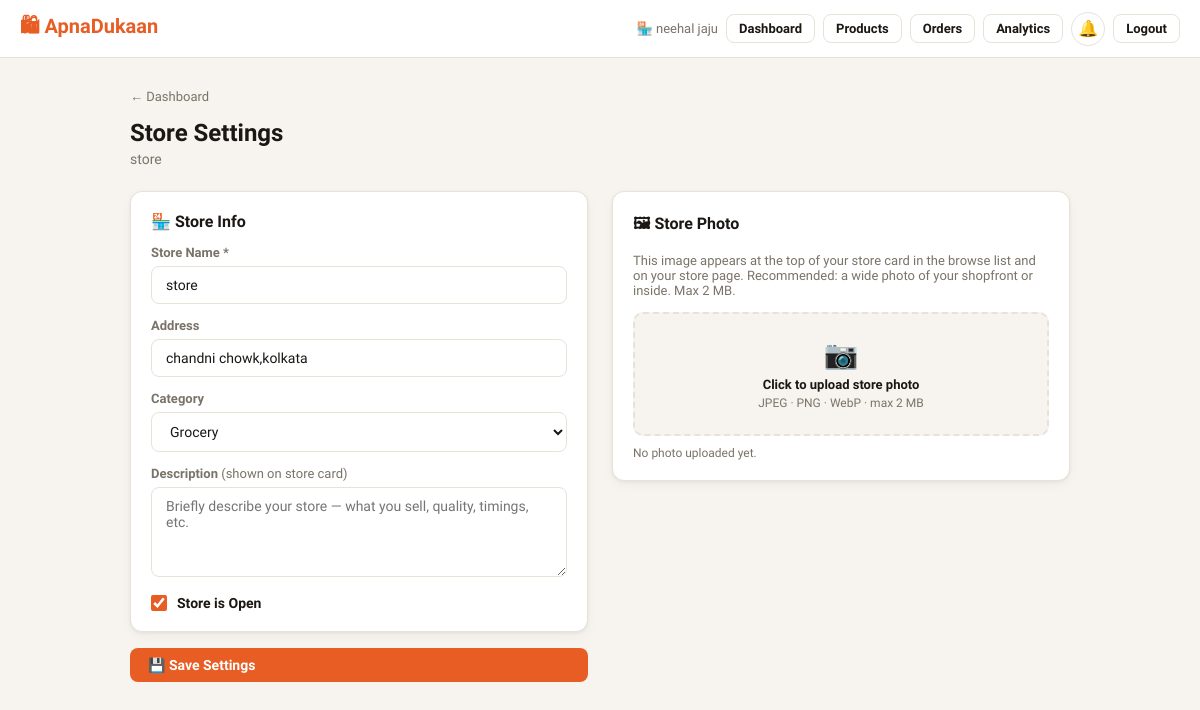
Screenshot of /owner/store/settings (signed in) with the database file from the repository.
### tables this page shows
CREATE TABLE stores(store_id TEXT PRIMARY KEY,owner_id TEXT NOT NULL,
  name TEXT NOT NULL,owner_name TEXT NOT NULL,address TEXT NOT NULL DEFAULT'',
  category TEXT NOT NULL DEFAULT'General',qr_code TEXT NOT NULL,
  points INTEGER NOT NULL DEFAULT 0,is_open INTEGER NOT NULL DEFAULT 1,
  is_approved INTEGER NOT NULL DEFAULT 1,
  description TEXT NOT NULL DEFAULT'',
  image_b64 TEXT,image_mime TEXT NOT NULL DEFAULT'image/jpeg',
  created_at TEXT NOT NULL DEFAULT(datetime('now')), latitude REAL, longitude REAL,
  FOREIGN KEY(owner_id) REFERENCES owners(owner_id));

### app.py (the view, shortened to what this page needs)
    @app.route("/owner/store/settings",methods=["GET","POST"])
    @owner_required
    def owner_store_settings():
        sid=session["store_id"]; conn=get_db()
        store=conn.execute("SELECT * FROM stores WHERE store_id=?",(sid,)).fetchone()
        return render_template("owner_store_settings.html",store=store,categories=STORE_CATEGORIES)

### app.py (called while the page is built)
def _register_db_hooks(app):
    @app.teardown_appcontext
    def close_db(exc=None):
        db = g.pop("db", None)
        if db: db.close()

def get_db():
    if "db" not in g:
        from flask import current_app
        g.db = sqlite3.connect(current_app.config["DB_PATH"], timeout=30, check_same_thread=False)
        g.db.row_factory = sqlite3.Row
        for pragma in ("PRAGMA journal_mode=WAL","PRAGMA busy_timeout=30000",
                       "PRAGMA synchronous=NORMAL","PRAGMA foreign_keys=ON"):
            g.db.execute(pragma)
    return g.db

def get_unread_count(recipient_type, recipient_id):
    try:
        r = get_db().execute(
            "SELECT COUNT(*) FROM notifications WHERE recipient_type=? AND recipient_id=? AND is_read=0",
            (recipient_type, recipient_id)).fetchone()
        return r[0] if r else 0
    except Exception:
        return 0

def owner_required(f):
    @wraps(f)
    def d(*a,**kw):
        if not session.get("owner_id"):
            flash("Please log in to access your store dashboard.","error")
            return redirect(url_for("owner_login"))
        return f(*a,**kw)
    return d

def _register_security_headers(app):
    @app.after_request
    def add_headers(response):
        h = response.headers
        h["X-Content-Type-Options"]="nosniff"; h["X-Frame-Options"]="SAMEORIGIN"
        h["X-XSS-Protection"]="1; mode=block"; h["Referrer-Policy"]="strict-origin-when-cross-origin"
        h["Permissions-Policy"]="geolocation=(),microphone=(),camera=()"
        if app.config.get("SESSION_COOKIE_SECURE"):
            h["Strict-Transport-Security"]="max-age=31536000; includeSubDomains"
        if request.path.startswith(("/owner/","/my-","/control-panel/")):
            h["Cache-Control"]="no-store,no-cache,must-revalidate,private"
        return response

### templates/owner_store_settings.html (shortened to what this page needs)
{% extends "base.html" %}
{% block content %}
<div style="margin-bottom:14px;"><a href="/owner/dashboard" style="font-size:13px;color:var(--muted);">← Dashboard</a></div>
<h1 class="page-title">Store Settings</h1>
<p class="page-subtitle">{{ store.name }}</p>
<form method="POST" action="/owner/store/settings" enctype="multipart/form-data">
  <div class="grid2" style="gap:24px;align-items:start;">
    <div>
      <div class="card" style="margin-bottom:16px;">
        <div style="font-weight:700;margin-bottom:14px;">🏪 Store Info</div>
        <div class="form-group">
          <label class="form-label">Store Name *</label>
          <input class="form-input" name="name" value="{{ store.name }}" required>
        </div>
        <div class="form-group">
          <label class="form-label">Address</label>
          <input class="form-input" name="address" value="{{ store.address }}">
        </div>
        <div class="form-group">
          <label class="form-label">Category</label>
          <select class="form-select" name="category">
            {% for c in categories %}
            <option value="{{ c }}" {% if store.category == c %}selected{% endif %}>{{ c }}</option>
            {% endfor %}
          </select>
        </div>
        <div class="form-group">
          <label class="form-label">Description <span style="font-weight:400;color:var(--muted);">(shown on store card)</span></label>
          <textarea class="form-textarea" name="description" style="min-height:90px;"
                    placeholder="Briefly describe your store — what you sell, quality, timings, etc.">{{ store.description or '' }}</textarea>
        </div>
        <div class="form-group" style="margin-bottom:0;">
          <label style="display:flex;align-items:center;gap:10px;cursor:pointer;">
            <input type="checkbox" name="is_open" {% if store.is_open %}checked{% endif %}
                   style="width:16px;height:16px;accent-color:var(--orange);">
            <span style="font-size:14px;font-weight:600;">Store is Open</span>
          </label>
        </div>
      </div>
      <button class="btn btn-primary" type="submit" style="width:100%;">💾 Save Settings</button>
    </div>
    <div>
      <div class="card">
        <div style="font-weight:700;margin-bottom:14px;">🖼 Store Photo</div>
        <p style="font-size:13px;color:var(--muted);margin-bottom:14px;">
          This image appears at the top of your store card in the browse list and on your store page.
          Recommended: a wide photo of your shopfront or inside. Max 2 MB.
        </p>
        <div class="img-drop" onclick="document.getElementById('store-img-inp').click()">
          <div style="font-size:28px;margin-bottom:6px;">📷</div>
          <div style="font-size:13px;font-weight:600;">Click to upload store photo</div>
          <div style="font-size:12px;color:var(--muted);margin-top:4px;">JPEG · PNG · WebP · max 2 MB</div>
        </div>
        {% if store.image_b64 %}
        <img
             id="store-img-preview"
             style="width:100%;border-radius:10px;object-fit:cover;max-height:200px;margin-top:12px;"
             alt="Store photo">
        <div style="font-size:12px;color:var(--muted);margin-top:6px;">Current photo — upload a new one to replace it.</div>
        {% else %}
        <div style="font-size:12px;color:var(--muted);margin-top:10px;">No photo uploaded yet.</div>
        {% endif %}
      </div>
    </div>
  </div>
</form>
{% endblock %}

### templates/base.html (shortened to what this page needs)
<!DOCTYPE html>
<html lang="en">
<head>
</head>
<body>
<nav class="nav">
  <a href="/" class="nav-brand">🛍 ApnaDukaan</a>
  <div class="nav-actions">
    <div id="nav-menu" class="nav-menu">
      {% if session.customer_name %}
      <span class="nav-user">👤 {{ session.customer_name }}</span>
      <form action="/search_product" method="GET" class="nav-search">
        <input
          type="text"
          name="q"
          placeholder="Search products..."
          class="nav-search-input"
        >
      </form>
      <a href="/my-orders" class="btn btn-outline btn-sm">🛒 My Orders</a>
      <a href="/my-points" class="btn btn-outline btn-sm">⭐ Points</a>
      <a href="/scan" class="btn btn-outline btn-sm">📷 Scan</a>
      {% if cart_count > 0 %}
        <span class="points-pill">🛒 {{ cart_count }} · ₹{{ cart_total }}</span>
      {% endif %}
      <a href="/notifications" class="notif-bell nav-item nav-highlight" title="Notifications">
        🔔<span>Notifications</span>{% if notif_count > 0 %}<span class="notif-dot">{{ notif_count if notif_count < 100 else '99+' }}</span>{% endif %}
      </a>
      <a href="/customer/logout" class="btn btn-outline btn-sm">Logout</a>
    {% elif session.owner_id %}
      <span class="nav-user">🏪 {{ owner_name }}</span>
      <a href="/owner/dashboard" class="btn btn-outline btn-sm">Dashboard</a>
      <a href="/owner/products" class="btn btn-outline btn-sm">Products</a>
      <a href="/owner/orders" class="btn btn-outline btn-sm">Orders</a>
      <a href="/owner/analytics" class="btn btn-outline btn-sm">Analytics</a>
      <a href="/owner/notifications" class="notif-bell" title="Notifications">
        🔔{% if notif_count > 0 %}<span class="notif-dot">{{ notif_count if notif_count < 100 else '99+' }}</span>{% endif %}
      </a>
      <a href="/owner/logout" class="btn btn-outline btn-sm">Logout</a>
    {% endif %}
    </div>
    </div>
</nav>
<div class="container">
  {% block content %}{% endblock %}
</div>
</body>
</html>

### templates/base.html (style rules this page uses)
:root { --bg:#F7F4EF;--card:#fff;--border:#E8E2D8;--text:#1A1714;--muted:#7A7368; --orange:#E85D24;--ol:#FEF0E9;--green:#1D9E75;--gl:#EAF7F1;--blue:#185FA5;--bl:#EBF3FC; --red:#D42B2B;--rl:#FEF0F0;--yellow:#CA8A04;--yl:#FEFCE8;--r:12px; --sh:0 1px 3px rgba(0,0,0,.06),0 4px 12px rgba(0,0,0,.04); }
* { box-sizing:border-box;margin:0;padding:0; }
body { font-family:'Plus Jakarta Sans',sans-serif;background:var(--bg);color:var(--text);min-height:100vh; }
a { color:inherit;text-decoration:none; }
.nav { background:var(--card);border-bottom:1px solid var(--border);padding:0 20px; display:flex;align-items:center;justify-content:space-between;height:58px;position:sticky;top:0;z-index:100; }
.nav-brand { font-size:20px;font-weight:700;color:var(--orange); }
.nav-actions { display:flex;align-items:center;gap:8px;flex-wrap:wrap; }
.nav-user { font-size:13px;color:var(--muted); }
.container { max-width:980px;margin:0 auto;padding:28px 20px; }
.page-title { font-size:24px;font-weight:700;margin-bottom:4px; }
.page-subtitle { font-size:14px;color:var(--muted);margin-bottom:24px; }
.card { background:var(--card);border:1px solid var(--border);border-radius:var(--r);padding:20px;box-shadow:var(--sh); }
.btn { display:inline-flex;align-items:center;gap:6px;padding:9px 18px;border-radius:8px; font-size:14px;font-weight:600;cursor:pointer;border:none;transition:all .15s;font-family:inherit; }
.btn-primary { background:var(--orange);color:#fff; }
.btn-outline { background:transparent;border:1.5px solid var(--border);color:var(--text); }
.btn-sm { padding:6px 12px;font-size:13px; }
.grid2 { display:grid;grid-template-columns:1fr 1fr;gap:16px; }
.form-group { margin-bottom:14px; }
.form-label { font-size:13px;font-weight:600;color:var(--muted);margin-bottom:6px;display:block; }
.form-input,.form-select,.form-textarea { width:100%;padding:10px 14px;border:1.5px solid var(--border); border-radius:8px;font-size:14px;font-family:inherit;background:var(--card);color:var(--text);transition:border .15s; }
.form-textarea { resize:vertical;min-height:80px; }
.notif-bell { position:relative;display:inline-flex;align-items:center;justify-content:center; width:34px;height:34px;border-radius:50%;border:1.5px solid var(--border); background:var(--card);cursor:pointer;font-size:16px;transition:all .15s; }
.nav-menu { display: flex;align-items: center;gap: 8px }

### templates/owner_store_settings.html (style rules this page uses)
.img-drop { border:2px dashed var(--border);border-radius:10px;padding:24px;text-align:center; cursor:pointer;transition:border-color .15s;background:var(--bg); }

### rows the page displays
stores: owner_name "neehal jaju", name "store", address "chandni chowk,kolkata", category "Grocery", is_open "☑"
